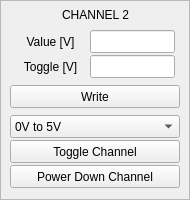
     <widget class="QFrame" name="frame_19">
      <property name="geometry">
       <rect>
        <x>610</x>
        <y>20</y>
        <width>190</width>
        <height>200</height>
       </rect>
      </property>
      <property name="frameShape">
       <enum>QFrame::StyledPanel</enum>
      </property>
      <property name="frameShadow">
       <enum>QFrame::Raised</enum>
      </property>
      <widget class="QLabel" name="label_95">
       <property name="geometry">
        <rect>
         <x>0</x>
         <y>5</y>
         <width>191</width>
         <height>20</height>
        </rect>
       </property>
       <property name="text">
        <string>CHANNEL 2</string>
       </property>
       <property name="alignment">
        <set>Qt::AlignCenter</set>
       </property>
      </widget>
      <widget class="QLineEdit" name="ledt_wr2_t1">
       <property name="geometry">
        <rect>
         <x>90</x>
         <y>55</y>
         <width>85</width>
         <height>23</height>
        </rect>
       </property>
      </widget>
      <widget class="QLabel" name="label_96">
       <property name="geometry">
        <rect>
         <x>10</x>
         <y>30</y>
         <width>81</width>
         <height>23</height>
        </rect>
       </property>
       <property name="text">
        <string>Value [V]</string>
       </property>
       <property name="alignment">
        <set>Qt::AlignCenter</set>
       </property>
      </widget>
      <widget class="QPushButton" name="pB_wr_up2_t">
       <property name="geometry">
        <rect>
         <x>10</x>
         <y>85</y>
         <width>170</width>
         <height>23</height>
        </rect>
       </property>
       <property name="text">
        <string>Write</string>
       </property>
      </widget>
      <widget class="QPushButton" name="pB_pd2_t">
       <property name="geometry">
        <rect>
         <x>10</x>
         <y>165</y>
         <width>170</width>
         <height>23</height>
        </rect>
       </property>
       <property name="text">
        <string>Power Down Channel</string>
       </property>
       <property name="checkable">
        <bool>false</bool>
       </property>
      </widget>
      <widget class="QLabel" name="label_97">
       <property name="geometry">
        <rect>
         <x>10</x>
         <y>55</y>
         <width>81</width>
         <height>23</height>
        </rect>
       </property>
       <property name="text">
        <string>Toggle [V]</string>
       </property>
       <property name="alignment">
        <set>Qt::AlignCenter</set>
       </property>
      </widget>
      <widget class="QLineEdit" name="ledt_wr2_t0">
       <property name="geometry">
        <rect>
         <x>90</x>
         <y>30</y>
         <width>85</width>
         <height>23</height>
        </rect>
       </property>
      </widget>
      <widget class="QComboBox" name="cBox_span2_t">
       <property name="geometry">
        <rect>
         <x>10</x>
         <y>115</y>
         <width>170</width>
         <height>23</height>
        </rect>
       </property>
       <item>
        <property name="text">
         <string>0V to 5V</string>
        </property>
       </item>
       <item>
        <property name="text">
         <string>-2.5V to + 2.5V</string>
        </property>
       </item>
       <item>
        <property name="text">
         <string>-5V to +5V</string>
        </property>
       </item>
      </widget>
      <widget class="QPushButton" name="pB_toggle_s_2">
       <property name="geometry">
        <rect>
         <x>10</x>
         <y>140</y>
         <width>170</width>
         <height>23</height>
        </rect>
       </property>
       <property name="text">
        <string>Toggle Channel</string>
       </property>
       <property name="checkable">
        <bool>true</bool>
       </property>
      </widget>
     </widget>
